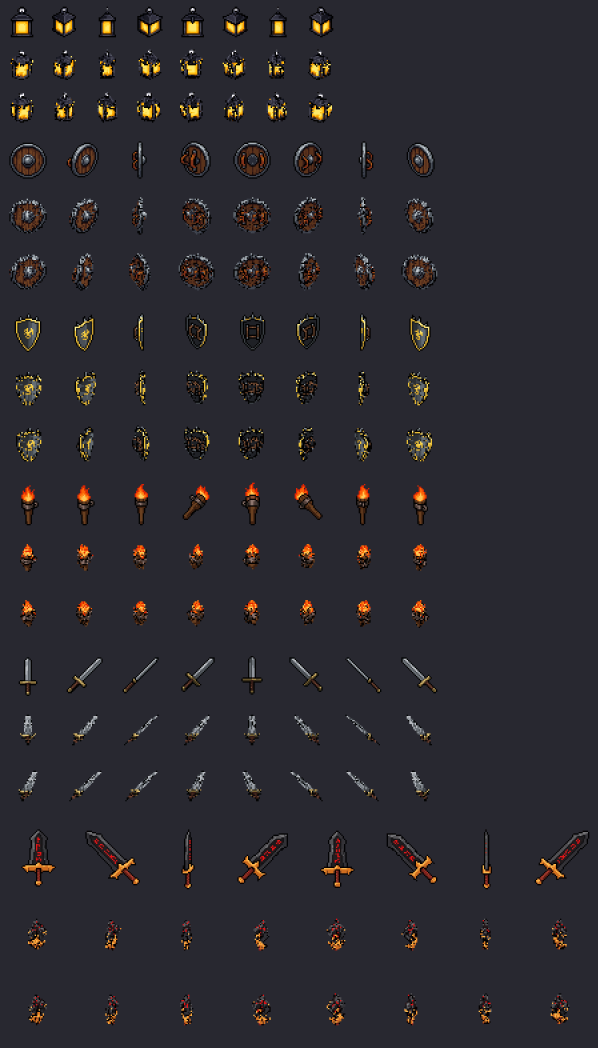
#> input picture research/img/carve-first-attempt.png, 1792 x 3144 px, given in place of carve-six-views.png-south.png, which was not available (shown at 1/3 size)
$ python smooth_inputs.py ../img ../img/carve-six-views.png ../img/carve-six-views.png ../img/carve-six-views.png ../img/carve-six-views.png
#> lines starting #> are read from the running program, lines starting #| are printed output that depends on the picture
"""Make the four smooth pictures the mesh model takes, from directional sprites and paperdoll layers.

  smooth_inputs.py <art-dir> <base> <out-dir> <out-name> [layers]

<base> names the sprites, <art-dir>/<base>-<direction>.png. [layers] is a comma-separated list
of what to stack, in order: "base" for the base sprites themselves, anything else for the layer
files <art-dir>/<layer>-<base>-<direction>.png. The default is "base".

  smooth_inputs.py art body in body          the body alone
  smooth_inputs.py art body in dressed base,body.briefs,body.plate
  FILL=1 smooth_inputs.py art body in plate body.plate   one item with no body, enlarged to fill

Writes <out-dir>/pk3d_<out-name>_{front,left,back,right}.png, 512 pixels square on white, which
is what hunyuan3d.py reads. Sprites are enlarged with bicubic filtering and cut through a blurred
copy of their transparency, so the model sees rounded shapes and not squares (step 22).

Environment:
  FILL  1 to crop to the drawn pixels before enlarging, one scale for all four views (default 0)

Needs numpy, pillow.
"""
import os, sys
import numpy as np
from PIL import Image, ImageFilter

art, base, out, name = sys.argv[1:5]
layers = (sys.argv[5] if len(sys.argv) > 5 else 'base').split(',')
fill = os.environ.get('FILL', '0') == '1'
VIEWS = (('front', 'south'), ('left', 'west'), ('back', 'north'), ('right', 'east'))


def stack(direction):
    # A layer made with padding is larger than the base and shares its centre.
#> called with direction = 'south'
    pictures = [Image.open(f'{art}/{base}-{direction}.png' if layer == 'base' else f'{art}/{layer}-{base}-{direction}.png').convert('RGBA')
                for layer in layers]
#> pictures = 1 item
    side = max(max(p.size) for p in pictures)
#> side = 3144
    sprite = Image.new('RGBA', (side, side))
#> sprite: PIL image 3144x3144 RGBA; every value is 0
    for picture in pictures:
        sprite.alpha_composite(picture, ((side - picture.width) // 2, (side - picture.height) // 2))
#> this loop made 1 pass
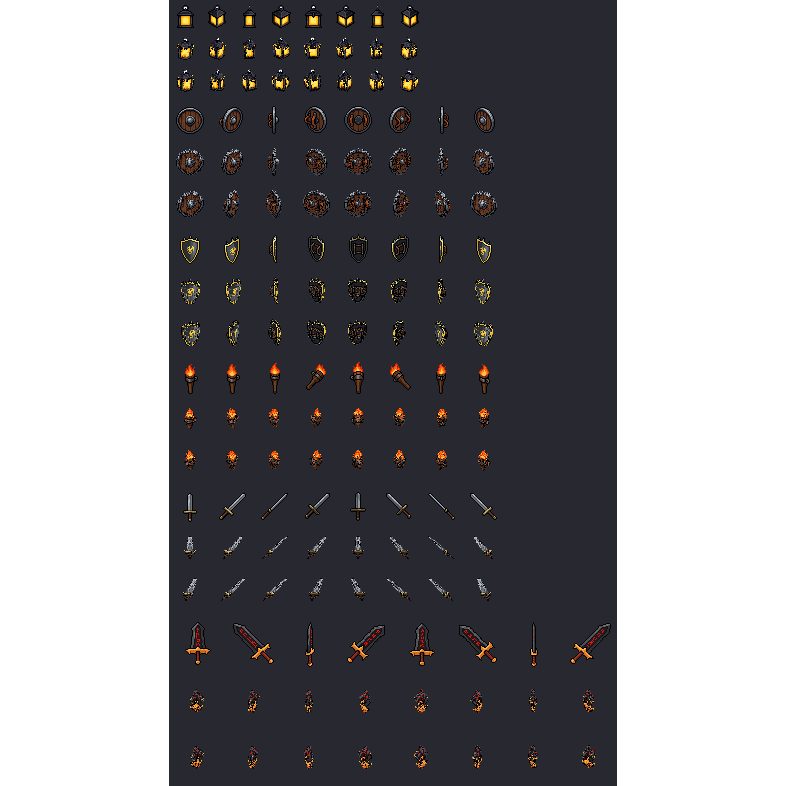
#> sprite: PIL image 3144x3144 RGBA (shown at 1/4 size); mean R, G, B, A 25, 23.9, 26.9, 145.3; transparent parts drawn white
    return sprite


def smooth(sprite, size):
    a = np.array(sprite).astype(np.float32)
    a[..., :3] *= a[..., 3:4] / 255  # premultiply so edges do not pick up black
    big = np.array(Image.fromarray(a.astype(np.uint8), 'RGBA').resize((size, size), Image.BICUBIC)).astype(np.float32)
    alpha = Image.fromarray(np.array(sprite)[..., 3]).resize((size, size), Image.BICUBIC)
    alpha = np.array(alpha.filter(ImageFilter.GaussianBlur(3))).astype(np.float32)
    rgb = big[..., :3] / np.maximum(big[..., 3:4], 1) * 255
    edge = np.clip((alpha - 112) / 30, 0, 1)[..., None]  # a soft cut through the blurred alpha rounds the stair steps
    return Image.fromarray((rgb.clip(0, 255) * edge + 255 * (1 - edge)).astype(np.uint8))


sprites = {view: stack(direction) for view, direction in VIEWS}
#> call 2 of stack, with direction = 'west'
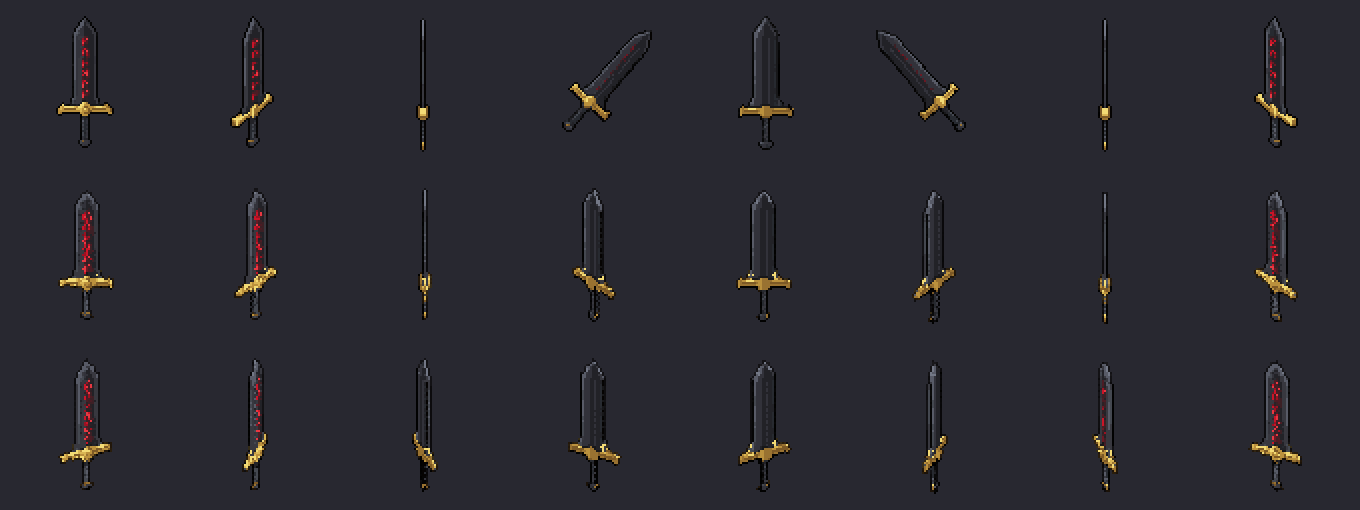
#> input picture research/img/carve-six-views.png, 1360 x 510 px, given in place of carve-six-views.png-west.png, which was not available
#> in stack (call 2), `side = max(max(p.size) for p in pictures)`: side = 1360
#> in stack (call 2), `sprite = Image.new('RGBA', (side, side))`: sprite: PIL image 1360x1360 RGBA; every value is 0
#> the loop in stack (call 2), `for picture in pictures:` made 1 pass
#> after the loop in stack (call 2), `for picture in pictures:`:
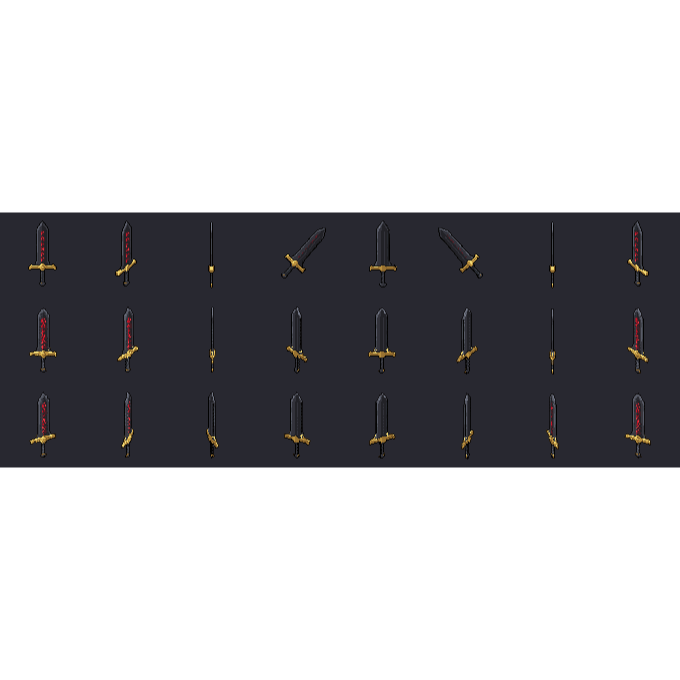
#> sprite: PIL image 1360x1360 RGBA (shown at 1/2 size); mean R, G, B, A 15.7, 15.3, 17.9, 95.6; transparent parts drawn white
#> (the run stopped early here; a loop or call above may not have finished)
